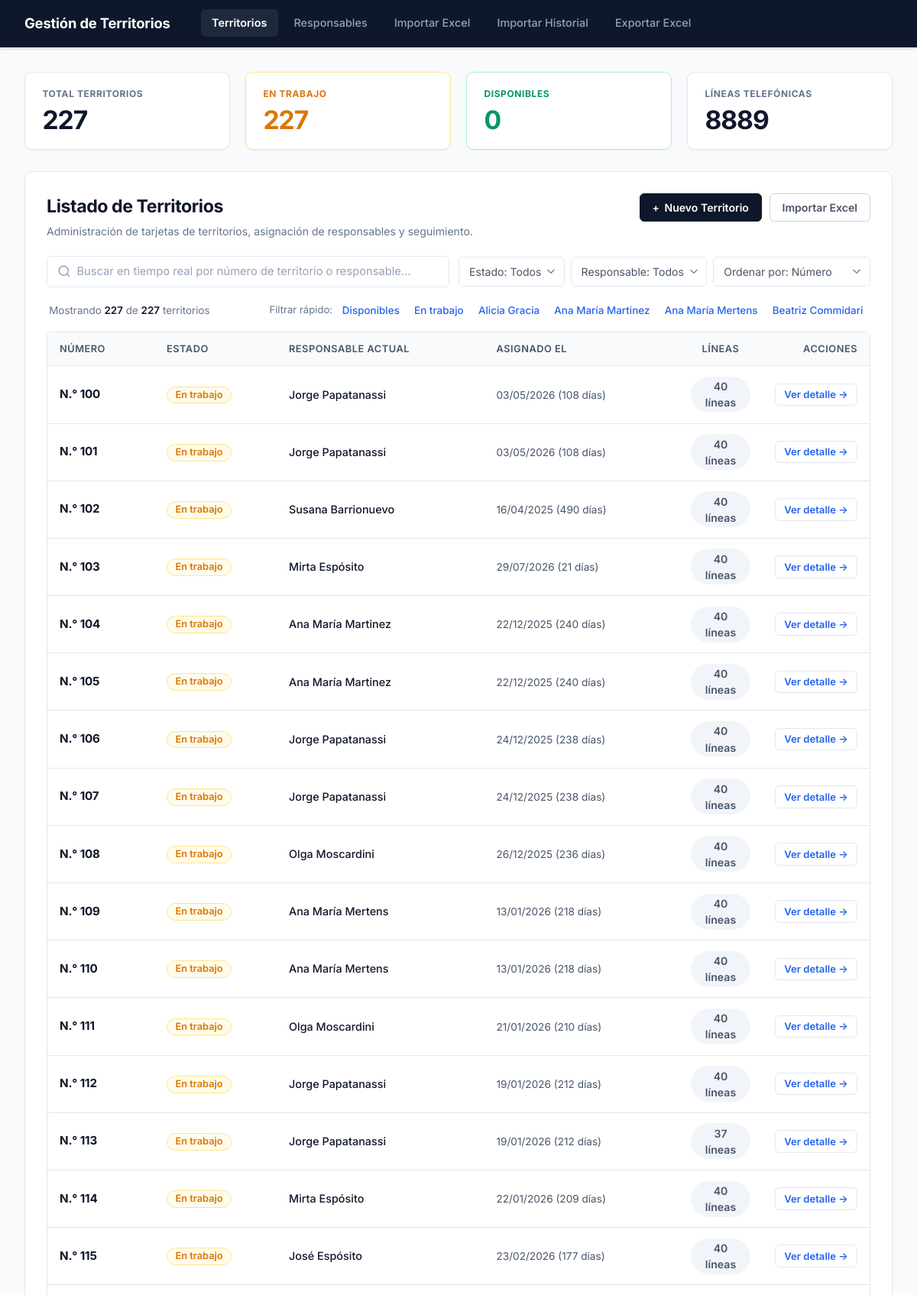
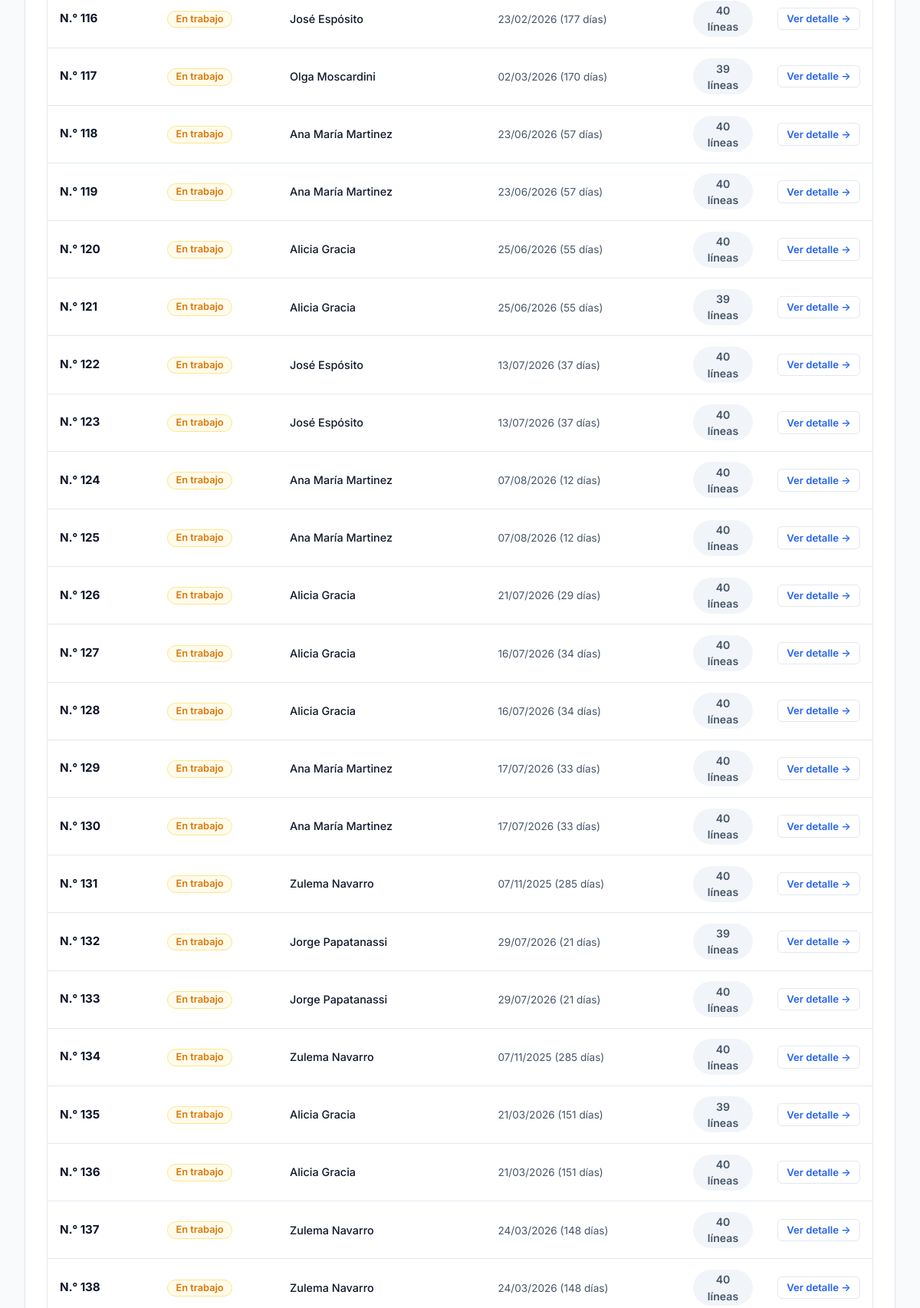
The page / (upper part) on the database its author committed (2 pictures, top to bottom).
### tables this page shows
CREATE TABLE responsables (
    id INTEGER PRIMARY KEY AUTOINCREMENT,
    nombre TEXT NOT NULL,
    activo INTEGER DEFAULT 1 -- 1: activo, 0: inactivo
, telefono TEXT DEFAULT NULL, email TEXT DEFAULT NULL, fecha_alta TEXT DEFAULT NULL);

CREATE TABLE territorios (
    id INTEGER PRIMARY KEY AUTOINCREMENT,
    numero TEXT NOT NULL UNIQUE,
    estado TEXT CHECK(estado IN ('Disponible', 'En trabajo')) DEFAULT 'Disponible'
);

### routes/territorios.py (the view)
    @app.route("/")
    def index():
        q = request.args.get("q", "").strip()
        estado = request.args.get("estado", "").strip()
        responsable_id = request.args.get("responsable_id", "").strip()
        orden = request.args.get("orden", "numero")
        conn = get_connection()
        total_territorios = conn.execute("SELECT COUNT(*) FROM territorios").fetchone()[0]
        total_en_trabajo = conn.execute(
            "SELECT COUNT(*) FROM territorios WHERE estado = 'En trabajo'"
        ).fetchone()[0]
        total_disponibles = conn.execute(
            "SELECT COUNT(*) FROM territorios WHERE estado = 'Disponible'"
        ).fetchone()[0]
        total_lineas = conn.execute("SELECT COUNT(*) FROM registros").fetchone()[0]
        sql = """
            SELECT
                t.id,
                t.numero,
                t.estado,
                r.id AS responsable_id,
                r.nombre AS responsable,
                a.fecha_asignado,
                COUNT(DISTINCT reg.id) AS total_lineas_territorio
            FROM territorios t
            LEFT JOIN asignaciones a
                ON a.territorio_id = t.id AND a.fecha_finalizacion IS NULL
            LEFT JOIN responsables r
                ON r.id = a.responsable_id
            LEFT JOIN registros reg
                ON reg.territorio_id = t.id
            WHERE (t.numero LIKE ? OR r.nombre LIKE ?)
        """
        param_q = f"%{q}%"
        parametros = [param_q, param_q]
        if estado in ("Disponible", "En trabajo"):
            sql += " AND t.estado = ?"
            parametros.append(estado)
        if responsable_id:
            sql += " AND a.responsable_id = ?"
            parametros.append(responsable_id)
        sql += " GROUP BY t.id"
        if orden == "antiguos":
            sql += " ORDER BY (a.fecha_asignado IS NULL), a.fecha_asignado ASC"
        elif orden == "recientes":
            sql += " ORDER BY (a.fecha_asignado IS NULL), a.fecha_asignado DESC"
        elif orden == "lineas":
            sql += " ORDER BY total_lineas_territorio DESC"
        else:
            orden = "numero"
            sql += " ORDER BY CAST(t.numero AS INTEGER), t.numero ASC"
        filas = conn.execute(sql, parametros).fetchall()
        responsables = conn.execute(
            "SELECT id, nombre FROM responsables ORDER BY activo DESC, nombre"
        ).fetchall()
        conn.close()
        ahora = datetime.now()
        territorios = []
        for fila in filas:
            t = dict(fila)
            if t["estado"] == "En trabajo" and t["fecha_asignado"]:
                try:
                    fecha_dt = datetime.strptime(t["fecha_asignado"], "%Y-%m-%d %H:%M:%S")
                    dias = (ahora - fecha_dt).days
                    plural = "" if dias == 1 else "s"
                    t["asignado_texto"] = f"{fecha_dt.strftime('%d/%m/%Y')} ({dias} día{plural})"
                    t["asignado_dias"] = dias
                except Exception:
                    t["asignado_texto"] = str(t["fecha_asignado"])
                    t["asignado_dias"] = 0
            else:
                t["asignado_texto"] = "—"
                t["asignado_dias"] = -1
            territorios.append(t)
        return render_template(
            "index.html",
            territorios=territorios,
            q=q,
            estado=estado,
            responsable_id=responsable_id,
            orden=orden,
            responsables=responsables,
            total_territorios=total_territorios,
            total_en_trabajo=total_en_trabajo,
            total_disponibles=total_disponibles,
            total_lineas=total_lineas,
        )

### database.py (called while the page is built)
def get_connection():
    conn = sqlite3.connect(DATABASE)
    conn.row_factory = sqlite3.Row
    conn.execute("PRAGMA foreign_keys = ON")
    return conn

### templates/index.html (shortened to what this page needs)
{% extends "base.html" %}
{% block content %}
<section class="kpi-grid">
    <div class="kpi-card kpi-total">
        <span class="kpi-label">TOTAL TERRITORIOS</span>
        <span class="kpi-value" id="kpi-total-val">{{ total_territorios }}</span>
    </div>
    <div class="kpi-card kpi-en-trabajo">
        <span class="kpi-label">EN TRABAJO</span>
        <span class="kpi-value" id="kpi-trabajo-val">{{ total_en_trabajo }}</span>
    </div>
    <div class="kpi-card kpi-disponibles">
        <span class="kpi-label">DISPONIBLES</span>
        <span class="kpi-value" id="kpi-disp-val">{{ total_disponibles }}</span>
    </div>
    <div class="kpi-card kpi-lineas">
        <span class="kpi-label">LÍNEAS TELEFÓNICAS</span>
        <span class="kpi-value" id="kpi-lineas-val">{{ total_lineas }}</span>
    </div>
</section>
<section class="main-card">
    <div class="main-card-header">
        <div class="header-titles">
            <h2 class="card-title">Listado de Territorios</h2>
            <p class="card-subtitle">Administración de tarjetas de territorios, asignación de responsables y seguimiento.</p>
        </div>
        <div class="header-actions">
            <button type="button" class="btn btn-primary" id="btn-nuevo-territorio">
                <span class="btn-icon">+</span> Nuevo Territorio
            </button>
            <a href="{{ url_for('importar_excel_view') }}" class="btn btn-outline">
                Importar Excel
            </a>
        </div>
    </div>
    <div class="filtros-container">
        <div class="search-input-wrapper">
            <input
                type="text"
                id="input-buscador-territorios"
                class="search-input"
                placeholder="Buscar en tiempo real por número de territorio o responsable..."
                value="{{ q }}"
                autocomplete="off"
            >
        </div>
        <div class="selects-filtros">
            <select id="filtro-estado" class="select-filtro">
                <option value="" {% if not estado %}selected{% endif %}>Estado: Todos</option>
            </select>
            <select id="filtro-responsable" class="select-filtro">
                <option value="" {% if not responsable_id %}selected{% endif %}>Responsable: Todos</option>
            </select>
            <select id="filtro-orden" class="select-filtro">
                <option value="numero" {% if orden == 'numero' %}selected{% endif %}>Ordenar por: Número</option>
            </select>
        </div>
    </div>
    <div class="sub-filtros-bar">
        <div class="contador-mostrando" id="contador-mostrando-txt">
            Mostrando <strong id="num-mostrados">{{ territorios|length }}</strong> de <strong>{{ total_territorios }}</strong> territorios
        </div>
        <div class="filtros-rapidos">
            <span class="filtros-rapidos-label">Filtrar rápido:</span>
            <div class="chips-list">
                <button type="button" class="chip-tag" data-tag-estado="Disponible">Disponibles</button>
                <button type="button" class="chip-tag" data-tag-estado="En trabajo">En trabajo</button>
                {% for r in responsables[:4] %}
                    <button type="button" class="chip-tag chip-resp" data-tag="{{ r.nombre }}">{{ r.nombre }}</button>
                {% endfor %}
            </div>
        </div>
    </div>
    <div class="table-responsive">
        <table class="tabla-moderna tabla-territorios" id="tabla-territorios">
            <thead>
                <tr>
                    <th style="width: 140px;">Número</th>
                    <th style="width: 160px;">Estado</th>
                    <th>Responsable actual</th>
                    <th>Asignado el</th>
                    <th style="width: 110px; text-align: center;">Líneas</th>
                    <th style="width: 140px; text-align: right;">Acciones</th>
                </tr>
            </thead>
            <tbody id="tbody-territorios">
                {% for t in territorios %}
                <tr
                    class="fila-territorio"
                    data-id="{{ t.id }}"
                    data-numero="{{ t.numero }}"
                    data-estado="{{ t.estado }}"
                    data-responsable-id="{{ t.responsable_id or '' }}"
                    data-responsable-nombre="{{ (t.responsable or '')|lower }}"
                    data-dias="{{ t.asignado_dias }}"
                    data-lineas="{{ t.total_lineas_territorio }}"
                    data-search="{{ t.numero|lower }} {{ (t.responsable or '')|lower }} {{ t.estado|lower }}"
                >
                    <td class="col-numero">
                        <span class="territorio-badge-num">N.° {{ t.numero }}</span>
                    </td>
                    <td class="col-estado">
                        <span class="badge {{ 'badge-en-trabajo' if t.estado == 'En trabajo' else 'badge-disponible' }}">
                            {{ t.estado }}
                        </span>
                    </td>
                    <td class="col-resp">
                        {% if t.responsable %}
                            <span class="resp-nombre">{{ t.responsable }}</span>
                        {% else %}
                            <span class="text-muted">—</span>
                        {% endif %}
                    </td>
                    <td class="col-fecha">
                        <span class="fecha-txt">{{ t.asignado_texto }}</span>
                    </td>
                    <td class="col-lineas" style="text-align: center;">
                        <span class="lineas-count">{{ t.total_lineas_territorio }} líneas</span>
                    </td>
                    <td class="col-acciones" style="text-align: right;">
                        <a href="{{ url_for('territorio_detalle', territorio_id=t.id) }}" class="btn btn-sm btn-outline btn-action-view">
                            Ver detalle &rarr;
                        </a>
                    </td>
                </tr>
                {% endfor %}
            </tbody>
        </table>
    </div>
</section>
{% endblock %}

### rows shown on the page
responsables: nombre "Alicia Gracia"
responsables: nombre "Ana María Martinez"
responsables: nombre "Ana María Mertens"
responsables: nombre "Beatriz Commidari"
territorios: numero "100", estado "En trabajo", responsable "Jorge Papatanassi", asignado_texto "03/05/2026 (108 días)", total_lineas_territorio "40"
territorios: numero "101", estado "En trabajo", responsable "Jorge Papatanassi", asignado_texto "03/05/2026 (108 días)", total_lineas_territorio "40"
territorios: numero "102", estado "En trabajo", responsable "Susana Barrionuevo", asignado_texto "16/04/2025 (490 días)", total_lineas_territorio "40"
territorios: numero "103", estado "En trabajo", responsable "Mirta Espósito", asignado_texto "29/07/2026 (21 días)", total_lineas_territorio "40"
territorios: numero "104", estado "En trabajo", responsable "Ana María Martinez", asignado_texto "22/12/2025 (240 días)", total_lineas_territorio "40"
territorios: numero "105", estado "En trabajo", responsable "Ana María Martinez", asignado_texto "22/12/2025 (240 días)", total_lineas_territorio "40"
territorios: numero "106", estado "En trabajo", responsable "Jorge Papatanassi", asignado_texto "24/12/2025 (238 días)", total_lineas_territorio "40"
territorios: numero "107", estado "En trabajo", responsable "Jorge Papatanassi", asignado_texto "24/12/2025 (238 días)", total_lineas_territorio "40"
territorios: numero "108", estado "En trabajo", responsable "Olga Moscardini", asignado_texto "26/12/2025 (236 días)", total_lineas_territorio "40"
territorios: numero "109", estado "En trabajo", responsable "Ana María Mertens", asignado_texto "13/01/2026 (218 días)", total_lineas_territorio "40"
territorios: numero "110", estado "En trabajo", responsable "Ana María Mertens", asignado_texto "13/01/2026 (218 días)", total_lineas_territorio "40"
territorios: numero "111", estado "En trabajo", responsable "Olga Moscardini", asignado_texto "21/01/2026 (210 días)", total_lineas_territorio "40"
territorios: numero "112", estado "En trabajo", responsable "Jorge Papatanassi", asignado_texto "19/01/2026 (212 días)", total_lineas_territorio "40"
territorios: numero "113", estado "En trabajo", responsable "Jorge Papatanassi", asignado_texto "19/01/2026 (212 días)", total_lineas_territorio "37"
territorios: numero "114", estado "En trabajo", responsable "Mirta Espósito", asignado_texto "22/01/2026 (209 días)", total_lineas_territorio "40"
territorios: numero "115", estado "En trabajo", responsable "José Espósito", asignado_texto "23/02/2026 (177 días)", total_lineas_territorio "40"
territorios: numero "116", estado "En trabajo", responsable "José Espósito", asignado_texto "23/02/2026 (177 días)", total_lineas_territorio "40"
territorios: numero "117", estado "En trabajo", responsable "Olga Moscardini", asignado_texto "02/03/2026 (170 días)", total_lineas_territorio "39"
territorios: numero "118", estado "En trabajo", responsable "Ana María Martinez", asignado_texto "23/06/2026 (57 días)", total_lineas_territorio "40"
territorios: numero "119", estado "En trabajo", responsable "Ana María Martinez", asignado_texto "23/06/2026 (57 días)", total_lineas_territorio "40"
territorios: numero "120", estado "En trabajo", responsable "Alicia Gracia", asignado_texto "25/06/2026 (55 días)", total_lineas_territorio "40"
territorios: numero "121", estado "En trabajo", responsable "Alicia Gracia", asignado_texto "25/06/2026 (55 días)", total_lineas_territorio "39"
territorios: numero "122", estado "En trabajo", responsable "José Espósito", asignado_texto "13/07/2026 (37 días)", total_lineas_territorio "40"
territorios: numero "123", estado "En trabajo", responsable "José Espósito", asignado_texto "13/07/2026 (37 días)", total_lineas_territorio "40"
territorios: numero "124", estado "En trabajo", responsable "Ana María Martinez", asignado_texto "07/08/2026 (12 días)", total_lineas_territorio "40"
territorios: numero "125", estado "En trabajo", responsable "Ana María Martinez", asignado_texto "07/08/2026 (12 días)", total_lineas_territorio "40"
territorios: numero "126", estado "En trabajo", responsable "Alicia Gracia", asignado_texto "21/07/2026 (29 días)", total_lineas_territorio "40"
territorios: numero "127", estado "En trabajo", responsable "Alicia Gracia", asignado_texto "16/07/2026 (34 días)", total_lineas_territorio "40"
territorios: numero "128", estado "En trabajo", responsable "Alicia Gracia", asignado_texto "16/07/2026 (34 días)", total_lineas_territorio "40"
territorios: numero "129", estado "En trabajo", responsable "Ana María Martinez", asignado_texto "17/07/2026 (33 días)", total_lineas_territorio "40"
territorios: numero "130", estado "En trabajo", responsable "Ana María Martinez", asignado_texto "17/07/2026 (33 días)", total_lineas_territorio "40"
territorios: numero "131", estado "En trabajo", responsable "Zulema Navarro", asignado_texto "07/11/2025 (285 días)", total_lineas_territorio "40"
territorios: numero "132", estado "En trabajo", responsable "Jorge Papatanassi", asignado_texto "29/07/2026 (21 días)", total_lineas_territorio "39"
territorios: numero "133", estado "En trabajo", responsable "Jorge Papatanassi", asignado_texto "29/07/2026 (21 días)", total_lineas_territorio "40"
territorios: numero "134", estado "En trabajo", responsable "Zulema Navarro", asignado_texto "07/11/2025 (285 días)", total_lineas_territorio "40"
territorios: numero "135", estado "En trabajo", responsable "Alicia Gracia", asignado_texto "21/03/2026 (151 días)", total_lineas_territorio "39"
territorios: numero "136", estado "En trabajo", responsable "Alicia Gracia", asignado_texto "21/03/2026 (151 días)", total_lineas_territorio "40"
territorios: numero "137", estado "En trabajo", responsable "Zulema Navarro", asignado_texto "24/03/2026 (148 días)", total_lineas_territorio "40"
territorios: numero "138", estado "En trabajo", responsable "Zulema Navarro", asignado_texto "24/03/2026 (148 días)", total_lineas_territorio "40"

### other values the page prints
{{ total_territorios }} "227"
{{ total_en_trabajo }} "227"
{{ total_disponibles }} "0"
{{ total_lineas }} "8889"
{{ territorios|length }} "227"
